Frame 1 (no input): blank canvas, image omitted
Frame 60 (the mouse pressed at the canvas centre just before this capture): blank canvas, image omitted
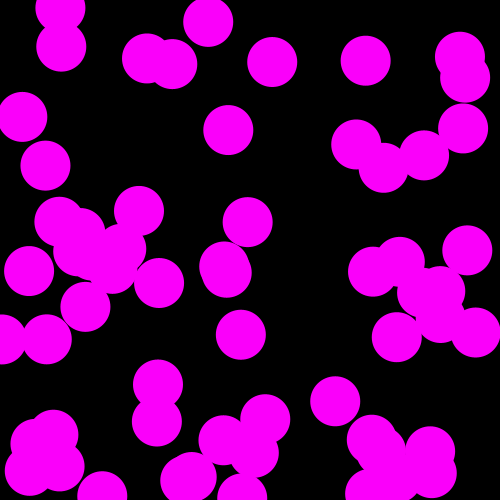
Frame 120 (the mouse held since frame 60 and released just before this capture)

The Processing sketch whose frames 1 and 60 were blank and that drew this single picture after the mouse press (run headless with seeded random() and noise(); from frame 60 on, the mouse is pressed at the canvas centre):

// Processing sketch: processing_156994
// ── processing_156994.pde

int diam = 50;
int q = 255;
int[]red = new int[q];
int[]blue = new int[q];

void setup() {
  size(500, 500);
  for (int x=0; x<q; x++) {
    red[x] = 0;
    blue[x] = 0;
  }
}

void draw() {
  background(0);
  println(frameCount);

  for (int x=0; x<q -1; x++) {
    red[x] = red[x+1];
    blue[x] = blue[x+1];
  }

  red[q-1]=mouseX;
  blue[q-1]=mouseY;

  
      for (int x=0; x<q; x++) {
        noStroke();
        fill(red[x], 0, blue[x]);
        ellipse(random(width), random(height), diam, diam);
     
  }
}
